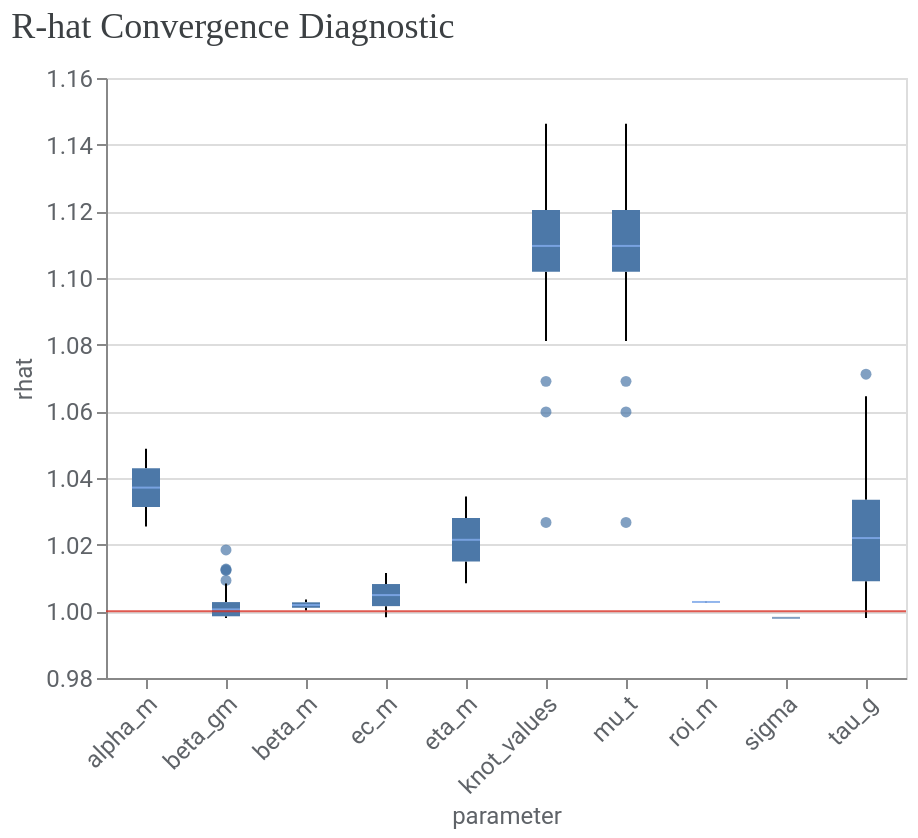

The code cell stored with this chart in its notebook:
### Code cell
model_diagnostics = visualizer.ModelDiagnostics(mmm)
model_diagnostics.plot_rhat_boxplot()

### Figure 1 — Vega-Lite specification as saved in the notebook (floating-point values rounded to 4 significant figures; data arrays with more than 128 entries replaced by an {"elided": "..."} marker saying what was removed)
{"config": {"view": {"continuousWidth": 300, "continuousHeight": 300}, "axis": {"labelColor": "#5F6368", "labelFont": "Roboto", "labelFontSize": 12, "titleColor": "#5F6368", "titleFont": "Roboto", "titleFontSize": 12, "titleFontWeight": "normal"}}, "layer": [{"data": {"name": "data-5a1fcfbcf500ce9c76b2c76cae0cc4b4"}, "mark": {"type": "boxplot", "median": {"color": "#8AB4F8"}, "outliers": {"filled": true}}, "encoding": {"x": {"axis": {"labelAngle": -45}, "field": "parameter", "type": "nominal"}, "y": {"field": "rhat", "scale": {"zero": false}, "type": "quantitative"}}}, {"data": {"name": "empty"}, "mark": {"type": "rule", "color": "#D93025", "opacity": 0.8}, "encoding": {"y": {"datum": 1}}}], "title": {"text": "R-hat Convergence Diagnostic", "anchor": "start", "color": "#3C4043", "font": "Google Sans Display", "fontSize": 18, "fontWeight": "normal", "offset": 10}, "width": 400, "$schema": "https://vega.github.io/schema/vega-lite/v5.20.1.json", "datasets": {"data-5a1fcfbcf500ce9c76b2c76cae0cc4b4": {"elided": "338 records"}, "empty": [{}]}}
